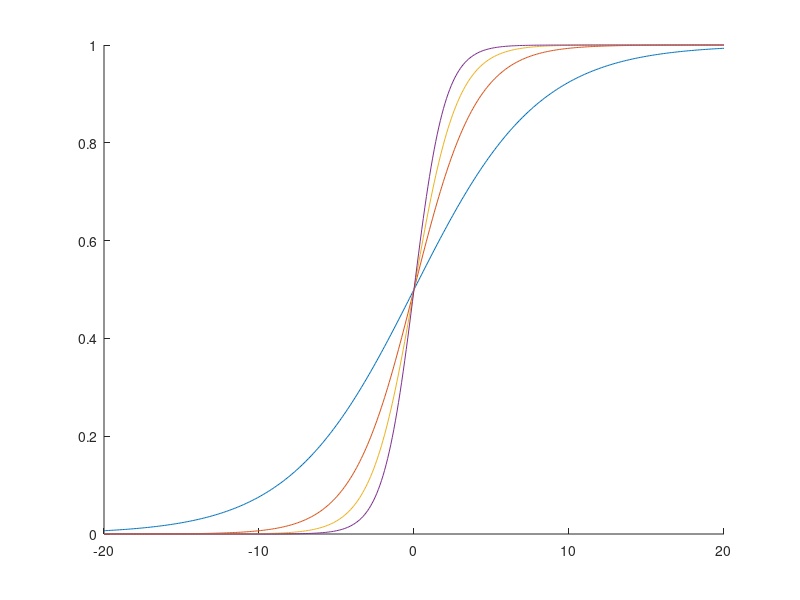

MATLAB code to generate this figure:
clear all
close all
clc
t=-20:0.1:20
B=[0.25 0.5 0.72 1]

%y=1./(1+exp(-0.25*t))
%y1=1./(1+exp(-0.5*t))
%y2=1./(1+exp(-0.72*t))
%y3=1./(1+exp(-1*t))
y=[]
for i=1:length(B)
    
  y=[y;1./(1+exp(-B(i)*t))]
   
end
hold on
%plot(t,y)
%plot(t,y1)
%plot(t,y2)
%plot(t,y3)
%plot(x,y)

plot(t,y)

fid=fopen('danekolokwium2019.txt','w')
for i=1:length(t)
fprintf(fid, '%.3f & %.6f & %.6f & %.6f & %.6f \\\\ \\hline \n', B, y(i), y(i), y(i), y(i))
end 
fclose(fid)